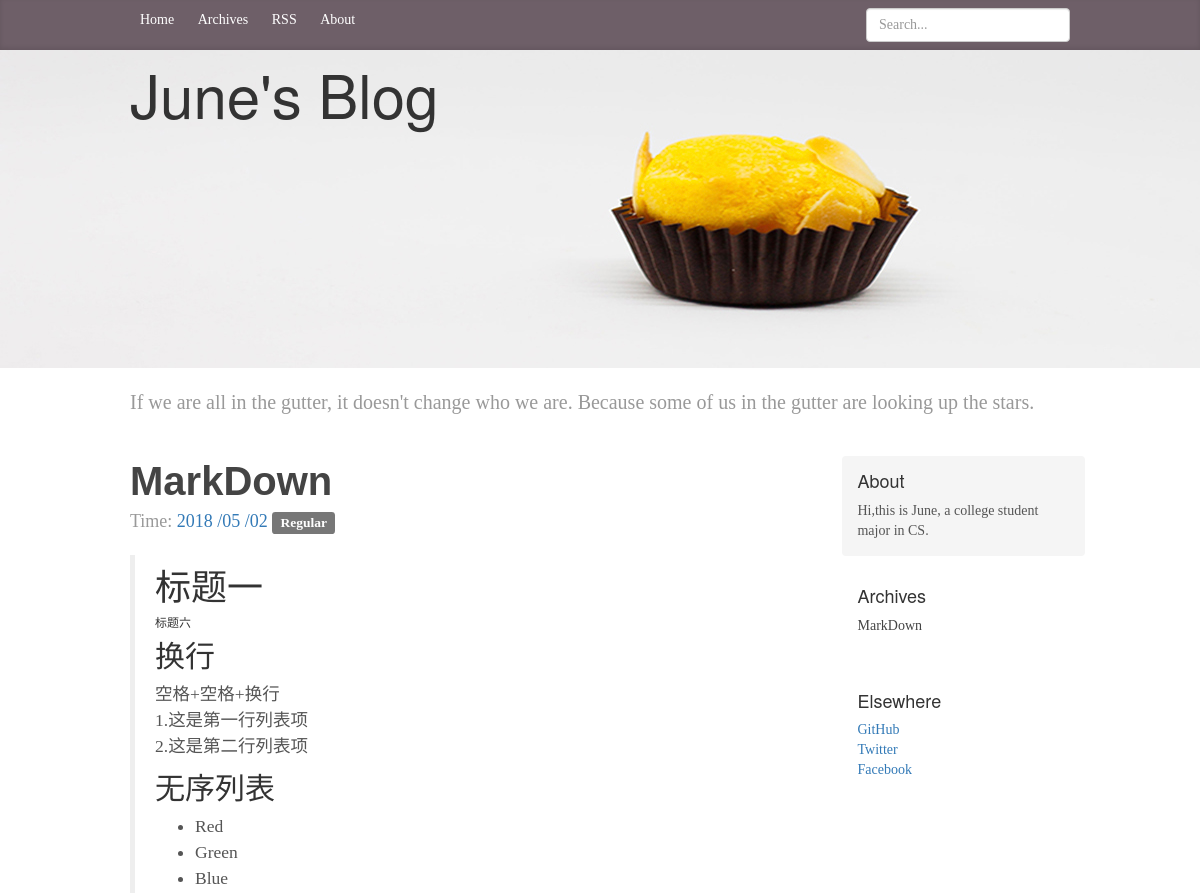
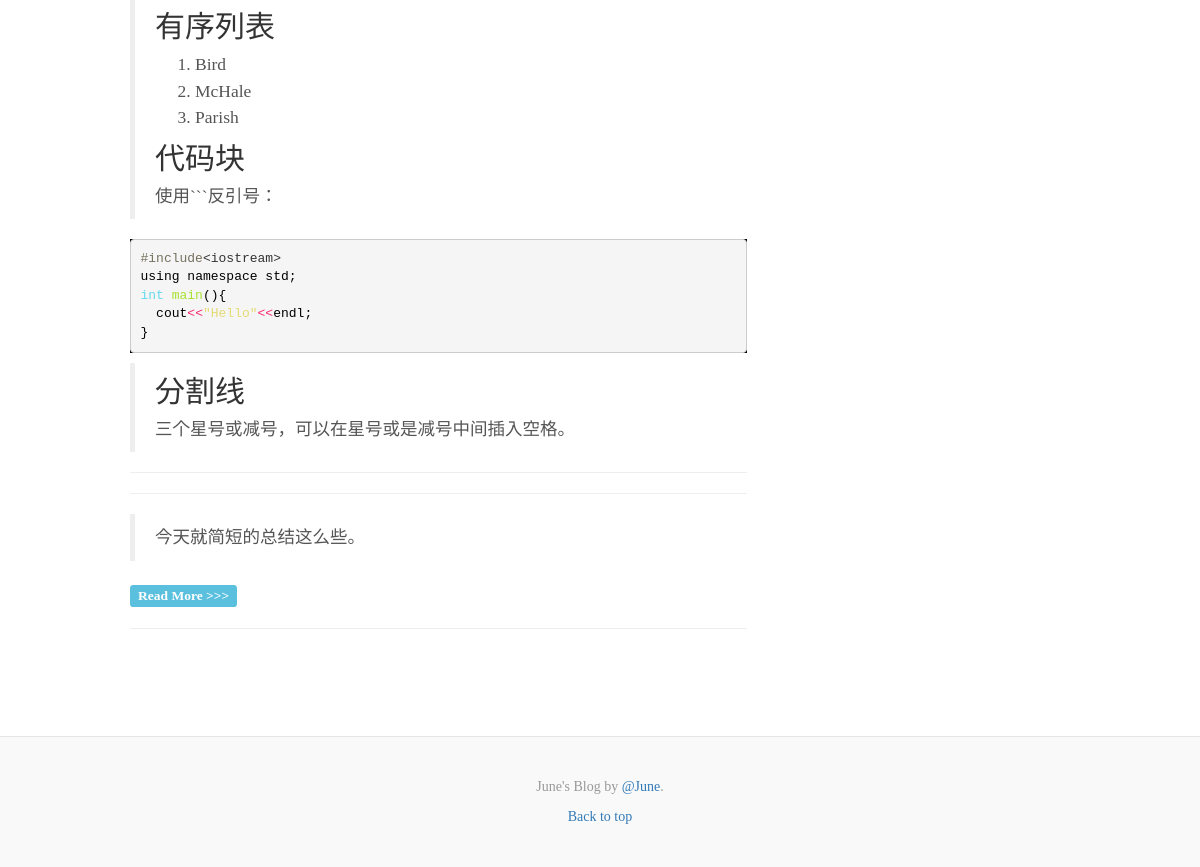
Screenshot of /blog/ with the database file from the repository (2 pictures, top to bottom).
### blog/models.py (models this page shows, shortened)
class Article(models.Model):
    title=models.CharField(max_length=50,blank=True) #title
    category=models.CharField(max_length=50,blank=True) #label
    date_time=models.DateTimeField(auto_now_add=True) #time
    content=models.TextField(blank=True,null=True) #content
    class Meta:
        ordering=['-date_time']

### blog/views.py (the view)
# urls.py: path('',views.index,name='index'),
def index(request):
    posts=Article.objects.all()
    paginator=Paginator(posts,2)  #分页，每页显示两片文章
    page=request.GET.get('page')
    try:
        post_list=paginator.page(page)
    except PageNotAnInteger:
        post_list=paginator.page(1)
    except EmptyPage:
        post_list=paginator.page(paginator.num_pages)
    return render(request,'index.html',{'post_list':post_list})

### blog/templatetags/custom_markdown.py (called while the page is built)
@register.filter(is_safe=True)
@stringfilter
def custom_markdown(value):
    return mark_safe(markdown.markdown(value,
        extensions=['markdown.extensions.fenced_code','markdown.extensions.codehilite'],
                        safe_mode=True,
                        enable_attributes=False))

### blog/templates/index.html (shortened to what this page needs)
{% extends "base.html" %}
{% load custom_markdown %}
{% block content %}
<div class="blog-post">
    {% for post in post_list %}
                <h2 class="blog-post-title"><a style=" text-decoration: none; color: #444;font-family:Helvetica;font-weight:bold;" href="{% url "detail" id=post.id %}">{{ post.title }}</a></h2>
                    <p class="blog-post-meta">
                        Time:  <a  href="#">{{ post.date_time |date:"Y /m /d"}}</a> <a  class="label label-default " href="#">{{ post.category }}</a>
                    </p>
                    <p>
                        {{ post.content |custom_markdown|truncatewords_html:40 }}
                    </p>
                <a class="label label-info" href="{% url "detail" id=post.id %}">Read More >>></a>
                <br><hr><br>
    {% endfor %}
</div>
{% endblock %}

### blog/templates/base.html (shortened to what this page needs)
{% load static %}
<!doctype html>
<html lang="en">
<head>
	<link rel="stylesheet" href="{% static "css/monokai.css" %}" >
    <link href="https://cdn.bootcss.com/bootstrap/3.3.7/css/bootstrap.min.css" rel="stylesheet">
    <link rel="stylesheet" href="{% static "css/ie10-viewport-bug-workaround.css"  %}" type="text/css">
	<link rel="stylesheet" href="{% static "css/blog.css"  %}" type="text/css">
</head>
<body >
<div class="blog-masthead">
      <div class="container">
        <nav class="blog-nav">
          <a class="blog-nav-item " href="{% url "index" %}">Home</a>
          <a class="blog-nav-item " href="{% url "archives" %}">Archives</a>
          <a class="blog-nav-item" href="{% url "RSS" %}">RSS</a>
          <a class="blog-nav-item" href="{% url "about_me" %}">About</a>
           <form class="navbar-form navbar-right"   action="{% url "search" %}" method="get">
            <input type="text" class="form-control"  name="s" placeholder="Search...">
          </form>
        </nav>
      </div>
	</div>
	<div class="header" style="background-image: url({% static "img/cake.jpg"  %})">
  <div class="container">
    <div class="row">
      <div class="col-xs-12">
      <h2 class="blog-title " style="margin-top:10px;">June's Blog</h2>
      <br><br><br> <br><br><br> <br><br><br> <br><br><br>
    </div>
  </div>
</div>
</div>
	<div class="container">
	 <div class="blog-header">
        <p class="lead blog-description">If we are all in the gutter, it doesn't change who we are. Because some of us in the gutter are looking up the stars.</p>
    </div>
	<div class="row">
        <div class="col-sm-8 blog-main">
          	{% block content %}
            {% endblock %}
        </div>
		<div class="col-sm-3 col-sm-offset-1 blog-sidebar">
          <div class="sidebar-module sidebar-module-inset">
            <h4>About</h4>
            <p>Hi,this is June, a college student major in CS.  </p>
          </div>
          <div class="sidebar-module">
            <h4>Archives</h4>
            <ol class="list-unstyled">
            {% for post in post_list %}
					<li ><a style=" text-decoration: none; color: #444;" href="{% url "detail" id=post.id %}">{{ post.title }}</a></li>
			{% endfor %}
            </ol>
          </div>
          <div class="sidebar-module">
            <h4>Elsewhere</h4>
            <ol class="list-unstyled">
              <li><a href="https://github.com/Juneju">GitHub</a></li>
              <li><a href="#">Twitter</a></li>
              <li><a href="#">Facebook</a></li>
            </ol>
          </div>
          </div>
    </div>
    </div>
     <footer class="blog-footer">
      <p>June's Blog  by <a href='#'>@June</a>.</p>
      <p>
        <a href="#">Back to top</a>
      </p>
    </footer>
  </body>
</html>

### blog/static/css/monokai.css (style rules this page uses)
.codehilite { background-color: black; }
.codehilite .n { color: #000000; }
.codehilite .o { color: #f92672; }
.codehilite .p { color: #000000; }
.codehilite .cp { color: #75715e; }
.codehilite .kr { color: #66d9ef; }
.codehilite .s { color: #e6db74; }
.codehilite .nf { color: #a6e22e; }
.codehilite .nn { color: #000000; }
.codehilite .w { color: #000000; }

### blog/static/css/blog.css (style rules this page uses)
body { font-family: Georgia, "Times New Roman", Times, serif; color: #555; }
h1, .h1, h2, .h2, h3, .h3, h4, .h4, h5, .h5, h6, .h6 { margin-top: 0; font-family: "Helvetica Neue", Helvetica, Arial, sans-serif; font-weight: normal; color: #333; }
@media (min-width: 1200px) { .container { width: 970px; } }
.blog-masthead { background-color: #6e5f68; -webkit-box-shadow: inset 0 -2px 5px rgba(0,0,0,.1); box-shadow: inset 0 -2px 5px rgba(0,0,0,.1); }
.blog-nav-item { position: relative; display: inline-block; padding: 10px; font-weight: 500; color: #fff; }
.blog-header { padding-top: 20px; padding-bottom: 20px; }
.blog-title { margin-top: 0 px; margin-bottom: 2px; margin-left:0.1px; font-size: 60px; font-weight: normal; }
.blog-description { font-size: 20px; color: #999; }
.blog-main { font-size: 18px; line-height: 1.5; }
.sidebar-module { padding: 15px; margin: 0 -15px 15px; }
.sidebar-module-inset { padding: 15px; background-color: #f5f5f5; border-radius: 4px; }
.sidebar-module-inset p:last-child, .sidebar-module-inset ul:last-child, .sidebar-module-inset ol:last-child { margin-bottom: 0; }
.blog-post { margin-bottom: 60px; }
.blog-post-title { margin-bottom: 5px; font-size: 40px; }
.blog-post-meta { margin-bottom: 20px; color: #999; }
.blog-footer { padding: 40px 0; color: #999; text-align: center; background-color: #f9f9f9; border-top: 1px solid #e5e5e5; }
.blog-footer p:last-child { margin-bottom: 0; }

### rows the page displays
Article: title "MarkDown", date_time "2018 /05 /02", category "Regular", content|custom_markdown "标题一 标题六 换行 空格+空格+换行 1.这是第一行列表项 2.这是第二行列表项 无序列表 Red Green Blue 有序列表 Bird McHale Parish 代码块 使用```反引号： #include <iostream> using namespace std ; int main (){ cout << \"Hello\" << endl ; } 分割线 三个星号或减号，可以在星号或是减号中间插入空格。 今天就简短的总结这么些。"
